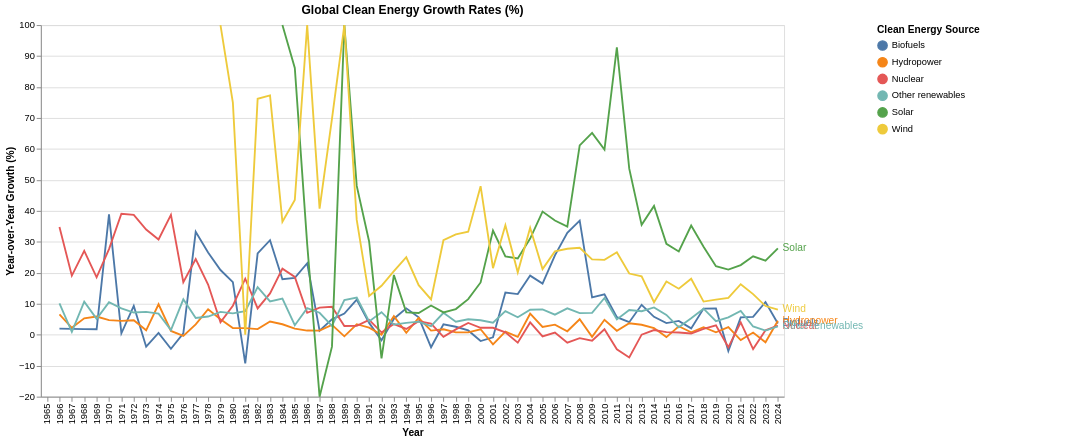

Notebook code cell kept with this figure:
### Markdown cell above
Observations:
- Hydropower has been and steady increase over the years
- Nuclear reachs its peak arounf 2000 and staggering since then.
- Wind and Solar is exponentially increasing in the past two decades.

### Code cell
change_of_world_energy_consumption_by_source_and_year_base = alt.Chart(world_energy_consumption_by_source_and_year_df).encode(
    x=alt.X('Year:O', title='Year'),
    y=alt.Y('Percent Change:Q', title='Year-over-Year Growth (%)', scale=alt.Scale(domain=[-20, 100], clamp=True)),
    color=alt.Color('Clean Energy Source:N', legend=alt.Legend(orient="right", offset=100))
)

change_of_world_energy_consumption_by_source_and_year_lines = change_of_world_energy_consumption_by_source_and_year_base.mark_line().encode(
    tooltip=['Year', 'Clean Energy Source', 'Percent Change']
)

change_of_world_energy_consumption_by_source_and_year_labels_right = change_of_world_energy_consumption_by_source_and_year_base.mark_text(align='left', dx=5).encode(
    text='Clean Energy Source:N'
).transform_filter(
    alt.datum.Year == 2024
)

(change_of_world_energy_consumption_by_source_and_year_lines + change_of_world_energy_consumption_by_source_and_year_labels_right).properties(
    title='Global Clean Energy Growth Rates (%)',
    width=800,
    height=400,
    padding={'left': 5, 'top': 5, 'right': 120, 'bottom': 5}
)

### Figure 1 — Vega-Lite specification as saved in the notebook (floating-point values rounded to 4 significant figures; data arrays with more than 128 entries replaced by an {"elided": "..."} marker saying what was removed)
{"config": {"view": {"continuousWidth": 300, "continuousHeight": 300}}, "layer": [{"mark": {"type": "line"}, "encoding": {"color": {"field": "Clean Energy Source", "legend": {"offset": 100, "orient": "right"}, "type": "nominal"}, "tooltip": [{"field": "Year", "type": "quantitative"}, {"field": "Clean Energy Source", "type": "nominal"}, {"field": "Percent Change", "type": "quantitative"}], "x": {"field": "Year", "title": "Year", "type": "ordinal"}, "y": {"field": "Percent Change", "scale": {"clamp": true, "domain": [-20, 100]}, "title": "Year-over-Year Growth (%)", "type": "quantitative"}}}, {"mark": {"type": "text", "align": "left", "dx": 5}, "encoding": {"color": {"field": "Clean Energy Source", "legend": {"offset": 100, "orient": "right"}, "type": "nominal"}, "text": {"field": "Clean Energy Source", "type": "nominal"}, "x": {"field": "Year", "title": "Year", "type": "ordinal"}, "y": {"field": "Percent Change", "scale": {"clamp": true, "domain": [-20, 100]}, "title": "Year-over-Year Growth (%)", "type": "quantitative"}}, "transform": [{"filter": "(datum.Year === 2024)"}]}], "data": {"name": "data-e6b22b0b6488864ef6daea57dd18965b"}, "height": 400, "padding": {"left": 5, "top": 5, "right": 120, "bottom": 5}, "title": "Global Clean Energy Growth Rates (%)", "width": 800, "$schema": "https://vega.github.io/schema/vega-lite/v6.1.0.json", "datasets": {"data-e6b22b0b6488864ef6daea57dd18965b": {"elided": "360 records"}}}
